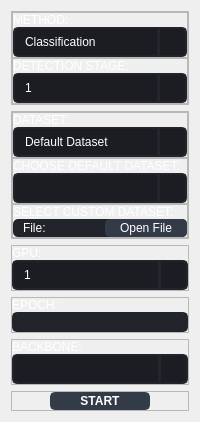
            <widget class="QWidget" name="setup_page">
             <property name="enabled">
              <bool>true</bool>
             </property>
             <property name="styleSheet">
              <string notr="true">QWidget {
	color: white;
}

QComboBox{
	background-color: rgb(27, 29, 35);
	border-radius: 5px;
	border: 2px solid rgb(33, 37, 43);
	padding: 5px;
	padding-left: 10px;
}

QComboBox:hover{
	border: 2px solid rgb(64, 71, 88);
}

QComboBox:drop-down {
	subcontrol-origin: padding;
	subcontrol-position: top right;
	width: 25px; 
	border-left-width: 3px;
	border-left-color: rgba(39, 44, 54, 150);
	border-left-style: solid;
	border-top-right-radius: 3px;
	border-bottom-right-radius: 3px;	
 }

QComboBox:drop-down {
	background-image: url(:/resources/icons/cil-arrow-bottom.png);
	background-position: center;
	background-repeat: no-reperat;
}

QPushButton {
	border: 2px solid rgb(52, 59, 72);
	border-radius: 5px;	
	background-color: rgb(52, 59, 72);
}

QPushButton:hover {
	border: 2px solid rgb(61, 70, 86);
	background-color: rgb(57, 65, 80);
}

QPushButton:pressed {
	border: 2px solid rgb(43, 50, 61);
	background-color: rgb(35, 40, 49);
}

QLineEdit {
	background-color: rgb(33, 37, 43);
	border-radius: 5px;
	border: 2px solid rgb(33, 37, 43);
	padding-left: 10px;
	selection-color: rgb(255, 255, 255);
	selection-background-color: rgb(255, 121, 198);
}
QLineEdit:hover {
	border: 2px solid rgb(64, 71, 88);
}
QLineEdit:focus {
	border: 2px solid rgb(91, 101, 124);
}</string>
             </property>
             <layout class="QVBoxLayout" name="verticalLayout_16">
              <item>
               <widget class="QFrame" name="method_frame">
                <property name="maximumSize">
                 <size>
                  <width>16777215</width>
                  <height>150</height>
                 </size>
                </property>
                <property name="frameShape">
                 <enum>QFrame::StyledPanel</enum>
                </property>
                <property name="frameShadow">
                 <enum>QFrame::Raised</enum>
                </property>
                <layout class="QVBoxLayout" name="verticalLayout_7">
                 <property name="spacing">
                  <number>0</number>
                 </property>
                 <property name="leftMargin">
                  <number>0</number>
                 </property>
                 <property name="topMargin">
                  <number>0</number>
                 </property>
                 <property name="rightMargin">
                  <number>0</number>
                 </property>
                 <property name="bottomMargin">
                  <number>0</number>
                 </property>
                 <item>
                  <widget class="QFrame" name="method_selection_frame">
                   <property name="maximumSize">
                    <size>
                     <width>16777215</width>
                     <height>75</height>
                    </size>
                   </property>
                   <property name="styleSheet">
                    <string notr="true"/>
                   </property>
                   <property name="frameShape">
                    <enum>QFrame::StyledPanel</enum>
                   </property>
                   <property name="frameShadow">
                    <enum>QFrame::Raised</enum>
                   </property>
                   <layout class="QVBoxLayout" name="verticalLayout_4">
                    <property name="spacing">
                     <number>0</number>
                    </property>
                    <property name="leftMargin">
                     <number>0</number>
                    </property>
                    <property name="topMargin">
                     <number>0</number>
                    </property>
                    <property name="rightMargin">
                     <number>0</number>
                    </property>
                    <property name="bottomMargin">
                     <number>0</number>
                    </property>
                    <item>
                     <widget class="QLabel" name="method_label">
                      <property name="text">
                       <string>METHOD:</string>
                      </property>
                     </widget>
                    </item>
                    <item>
                     <widget class="QComboBox" name="method_comboBox">
                      <property name="maximumSize">
                       <size>
                        <width>500</width>
                        <height>16777215</height>
                       </size>
                      </property>
                      <property name="cursor">
                       <cursorShape>PointingHandCursor</cursorShape>
                      </property>
                      <item>
                       <property name="text">
                        <string>Classification</string>
                       </property>
                      </item>
                      <item>
                       <property name="text">
                        <string>Detection</string>
                       </property>
                      </item>
                     </widget>
                    </item>
                   </layout>
                  </widget>
                 </item>
                 <item>
                  <widget class="QFrame" name="detection_stage_selection_frame">
                   <property name="maximumSize">
                    <size>
                     <width>16777215</width>
                     <height>75</height>
                    </size>
                   </property>
                   <property name="styleSheet">
                    <string notr="true"/>
                   </property>
                   <property name="frameShape">
                    <enum>QFrame::StyledPanel</enum>
                   </property>
                   <property name="frameShadow">
                    <enum>QFrame::Raised</enum>
                   </property>
                   <layout class="QVBoxLayout" name="verticalLayout_6">
                    <property name="spacing">
                     <number>0</number>
                    </property>
                    <property name="leftMargin">
                     <number>0</number>
                    </property>
                    <property name="topMargin">
                     <number>0</number>
                    </property>
                    <property name="rightMargin">
                     <number>0</number>
                    </property>
                    <property name="bottomMargin">
                     <number>0</number>
                    </property>
                    <item>
                     <widget class="QLabel" name="detection_stage_label">
                      <property name="text">
                       <string>DETECTION STAGE:</string>
                      </property>
                     </widget>
                    </item>
                    <item>
                     <widget class="QComboBox" name="detection_stage_comboBox">
                      <property name="maximumSize">
                       <size>
                        <width>500</width>
                        <height>16777215</height>
                       </size>
                      </property>
                      <property name="cursor">
                       <cursorShape>PointingHandCursor</cursorShape>
                      </property>
                      <item>
                       <property name="text">
                        <string>1</string>
                       </property>
                      </item>
                      <item>
                       <property name="text">
                        <string>2</string>
                       </property>
                      </item>
                     </widget>
                    </item>
                   </layout>
                  </widget>
                 </item>
                </layout>
               </widget>
              </item>
              <item>
               <widget class="QFrame" name="dataset_frame">
                <property name="maximumSize">
                 <size>
                  <width>16777215</width>
                  <height>225</height>
                 </size>
                </property>
                <property name="frameShape">
                 <enum>QFrame::StyledPanel</enum>
                </property>
                <property name="frameShadow">
                 <enum>QFrame::Raised</enum>
                </property>
                <layout class="QVBoxLayout" name="verticalLayout_11">
                 <property name="spacing">
                  <number>0</number>
                 </property>
                 <property name="leftMargin">
                  <number>0</number>
                 </property>
                 <property name="topMargin">
                  <number>0</number>
                 </property>
                 <property name="rightMargin">
                  <number>0</number>
                 </property>
                 <property name="bottomMargin">
                  <number>0</number>
                 </property>
                 <item>
                  <widget class="QFrame" name="dataset_selection_frame">
                   <property name="maximumSize">
                    <size>
                     <width>300</width>
                     <height>75</height>
                    </size>
                   </property>
                   <property name="frameShape">
                    <enum>QFrame::StyledPanel</enum>
                   </property>
                   <property name="frameShadow">
                    <enum>QFrame::Raised</enum>
                   </property>
                   <layout class="QVBoxLayout" name="verticalLayout_8">
                    <property name="spacing">
                     <number>0</number>
                    </property>
                    <property name="leftMargin">
                     <number>0</number>
                    </property>
                    <property name="topMargin">
                     <number>0</number>
                    </property>
                    <property name="rightMargin">
                     <number>0</number>
                    </property>
                    <property name="bottomMargin">
                     <number>0</number>
                    </property>
                    <item>
                     <widget class="QLabel" name="dataset_label">
                      <property name="text">
                       <string>DATASET:</string>
                      </property>
                     </widget>
                    </item>
                    <item>
                     <widget class="QComboBox" name="dataset_comboBox">
                      <property name="maximumSize">
                       <size>
                        <width>500</width>
                        <height>16777215</height>
                       </size>
                      </property>
                      <property name="cursor">
                       <cursorShape>PointingHandCursor</cursorShape>
                      </property>
                      <item>
                       <property name="text">
                        <string>Default Dataset</string>
                       </property>
                      </item>
                      <item>
                       <property name="text">
                        <string>Custom Dataset</string>
                       </property>
                      </item>
                     </widget>
                    </item>
                   </layout>
                  </widget>
                 </item>
                 <item>
                  <widget class="QFrame" name="default_dataset_frame">
                   <property name="maximumSize">
                    <size>
                     <width>16777215</width>
                     <height>75</height>
                    </size>
                   </property>
                   <property name="frameShape">
                    <enum>QFrame::StyledPanel</enum>
                   </property>
                   <property name="frameShadow">
                    <enum>QFrame::Raised</enum>
                   </property>
                   <layout class="QVBoxLayout" name="verticalLayout_9">
                    <property name="spacing">
                     <number>0</number>
                    </property>
                    <property name="leftMargin">
                     <number>0</number>
                    </property>
                    <property name="topMargin">
                     <number>0</number>
                    </property>
                    <property name="rightMargin">
                     <number>0</number>
                    </property>
                    <property name="bottomMargin">
                     <number>0</number>
                    </property>
                    <item>
                     <widget class="QLabel" name="default_dataset_label">
                      <property name="text">
                       <string>CHOOSE DEFAULT DATASET:</string>
                      </property>
                     </widget>
                    </item>
                    <item>
                     <widget class="QComboBox" name="default_dataset_comboBox">
                      <property name="maximumSize">
                       <size>
                        <width>500</width>
                        <height>16777215</height>
                       </size>
                      </property>
                     </widget>
                    </item>
                   </layout>
                  </widget>
                 </item>
                 <item>
                  <widget class="QFrame" name="custom_dataset_frame">
                   <property name="maximumSize">
                    <size>
                     <width>16777215</width>
                     <height>75</height>
                    </size>
                   </property>
                   <property name="frameShape">
                    <enum>QFrame::StyledPanel</enum>
                   </property>
                   <property name="frameShadow">
                    <enum>QFrame::Raised</enum>
                   </property>
                   <layout class="QVBoxLayout" name="verticalLayout_10">
                    <property name="spacing">
                     <number>0</number>
                    </property>
                    <property name="leftMargin">
                     <number>0</number>
                    </property>
                    <property name="topMargin">
                     <number>0</number>
                    </property>
                    <property name="rightMargin">
                     <number>0</number>
                    </property>
                    <property name="bottomMargin">
                     <number>0</number>
                    </property>
                    <item>
                     <widget class="QLabel" name="custom_dataset_label">
                      <property name="text">
                       <string>SELECT CUSTOM DATASET:</string>
                      </property>
                     </widget>
                    </item>
                    <item>
                     <widget class="QFrame" name="file_path_frame">
                      <property name="styleSheet">
                       <string notr="true">QFrame {
	background-color: rgb(33, 37, 43);
	border-radius: 5px;
}</string>
                      </property>
                      <property name="frameShape">
                       <enum>QFrame::StyledPanel</enum>
                      </property>
                      <property name="frameShadow">
                       <enum>QFrame::Raised</enum>
                      </property>
                      <layout class="QHBoxLayout" name="horizontalLayout_5">
                       <property name="spacing">
                        <number>0</number>
                       </property>
                       <property name="leftMargin">
                        <number>10</number>
                       </property>
                       <property name="topMargin">
                        <number>0</number>
                       </property>
                       <property name="rightMargin">
                        <number>0</number>
                       </property>
                       <property name="bottomMargin">
                        <number>0</number>
                       </property>
                       <item>
                        <widget class="QLabel" name="file_path_label">
                         <property name="maximumSize">
                          <size>
                           <width>16777215</width>
                           <height>35</height>
                          </size>
                         </property>
                         <property name="text">
                          <string>File:</string>
                         </property>
                        </widget>
                       </item>
                       <item>
                        <widget class="QPushButton" name="open_file_button">
                         <property name="maximumSize">
                          <size>
                           <width>100</width>
                           <height>35</height>
                          </size>
                         </property>
                         <property name="cursor">
                          <cursorShape>PointingHandCursor</cursorShape>
                         </property>
                         <property name="text">
                          <string>Open File</string>
                         </property>
                         <property name="icon">
                          <iconset resource="resources.qrc">
                           <normaloff>:/resources/icons/cil-folder.png</normaloff>:/resources/icons/cil-folder.png</iconset>
                         </property>
                        </widget>
                       </item>
                      </layout>
                     </widget>
                    </item>
                   </layout>
                  </widget>
                 </item>
                </layout>
               </widget>
              </item>
              <item>
               <widget class="QFrame" name="gpu_frame">
                <property name="maximumSize">
                 <size>
                  <width>16777215</width>
                  <height>75</height>
                 </size>
                </property>
                <property name="frameShape">
                 <enum>QFrame::StyledPanel</enum>
                </property>
                <property name="frameShadow">
                 <enum>QFrame::Raised</enum>
                </property>
                <layout class="QVBoxLayout" name="verticalLayout_13">
                 <property name="spacing">
                  <number>0</number>
                 </property>
                 <property name="leftMargin">
                  <number>0</number>
                 </property>
                 <property name="topMargin">
                  <number>0</number>
                 </property>
                 <property name="rightMargin">
                  <number>0</number>
                 </property>
                 <property name="bottomMargin">
                  <number>0</number>
                 </property>
                 <item>
                  <widget class="QLabel" name="gpu_label">
                   <property name="text">
                    <string>GPU:</string>
                   </property>
                  </widget>
                 </item>
                 <item>
                  <widget class="QComboBox" name="gpu_comboBox">
                   <property name="maximumSize">
                    <size>
                     <width>500</width>
                     <height>16777215</height>
                    </size>
                   </property>
                   <property name="cursor">
                    <cursorShape>PointingHandCursor</cursorShape>
                   </property>
                   <item>
                    <property name="text">
                     <string>1</string>
                    </property>
                   </item>
                   <item>
                    <property name="text">
                     <string>2</string>
                    </property>
                   </item>
                   <item>
                    <property name="text">
                     <string>4</string>
                    </property>
                   </item>
                   <item>
                    <property name="text">
                     <string>All</string>
                    </property>
                   </item>
                  </widget>
                 </item>
                </layout>
               </widget>
              </item>
              <item>
               <widget class="QFrame" name="epoch_frame">
                <property name="maximumSize">
                 <size>
                  <width>16777215</width>
                  <height>75</height>
                 </size>
                </property>
                <property name="frameShape">
                 <enum>QFrame::StyledPanel</enum>
                </property>
                <property name="frameShadow">
                 <enum>QFrame::Raised</enum>
                </property>
                <layout class="QVBoxLayout" name="verticalLayout_14">
                 <property name="spacing">
                  <number>0</number>
                 </property>
                 <property name="leftMargin">
                  <number>0</number>
                 </property>
                 <property name="topMargin">
                  <number>0</number>
                 </property>
                 <property name="rightMargin">
                  <number>0</number>
                 </property>
                 <property name="bottomMargin">
                  <number>0</number>
                 </property>
                 <item>
                  <widget class="QLabel" name="epoch_label">
                   <property name="text">
                    <string>EPOCH:</string>
                   </property>
                  </widget>
                 </item>
                 <item>
                  <widget class="QLineEdit" name="epoch_lineEdit">
                   <property name="maximumSize">
                    <size>
                     <width>16777215</width>
                     <height>100</height>
                    </size>
                   </property>
                   <property name="cursor">
                    <cursorShape>ArrowCursor</cursorShape>
                   </property>
                  </widget>
                 </item>
                </layout>
               </widget>
              </item>
              <item>
               <widget class="QFrame" name="backbone_frame">
                <property name="maximumSize">
                 <size>
                  <width>16777215</width>
                  <height>75</height>
                 </size>
                </property>
                <property name="frameShape">
                 <enum>QFrame::StyledPanel</enum>
                </property>
                <property name="frameShadow">
                 <enum>QFrame::Raised</enum>
                </property>
                <layout class="QVBoxLayout" name="verticalLayout_15">
                 <property name="spacing">
                  <number>0</number>
                 </property>
                 <property name="leftMargin">
                  <number>0</number>
                 </property>
                 <property name="topMargin">
                  <number>0</number>
                 </property>
                 <property name="rightMargin">
                  <number>0</number>
                 </property>
                 <property name="bottomMargin">
                  <number>0</number>
                 </property>
                 <item>
                  <widget class="QLabel" name="backbone_label">
                   <property name="text">
                    <string>BACKBONE:</string>
                   </property>
                  </widget>
                 </item>
                 <item>
                  <widget class="QComboBox" name="backbone_comboBox">
                   <property name="maximumSize">
                    <size>
                     <width>500</width>
                     <height>16777215</height>
                    </size>
                   </property>
                   <property name="cursor">
                    <cursorShape>PointingHandCursor</cursorShape>
                   </property>
                  </widget>
                 </item>
                </layout>
               </widget>
              </item>
              <item>
               <widget class="QFrame" name="start_frame">
                <property name="maximumSize">
                 <size>
                  <width>16777215</width>
                  <height>75</height>
                 </size>
                </property>
                <property name="frameShape">
                 <enum>QFrame::StyledPanel</enum>
                </property>
                <property name="frameShadow">
                 <enum>QFrame::Raised</enum>
                </property>
                <layout class="QGridLayout" name="gridLayout">
                 <property name="leftMargin">
                  <number>0</number>
                 </property>
                 <property name="topMargin">
                  <number>0</number>
                 </property>
                 <property name="rightMargin">
                  <number>0</number>
                 </property>
                 <property name="bottomMargin">
                  <number>0</number>
                 </property>
                 <property name="spacing">
                  <number>0</number>
                 </property>
                 <item row="0" column="0">
                  <widget class="QPushButton" name="start_pushButton">
                   <property name="maximumSize">
                    <size>
                     <width>100</width>
                     <height>35</height>
                    </size>
                   </property>
                   <property name="cursor">
                    <cursorShape>PointingHandCursor</cursorShape>
                   </property>
                   <property name="styleSheet">
                    <string notr="true">font: bold;</string>
                   </property>
                   <property name="text">
                    <string>START</string>
                   </property>
                   <property name="icon">
                    <iconset resource="resources.qrc">
                     <normaloff>:/resources/icons/icon_settings.png</normaloff>:/resources/icons/icon_settings.png</iconset>
                   </property>
                  </widget>
                 </item>
                </layout>
               </widget>
              </item>
             </layout>
            </widget>
